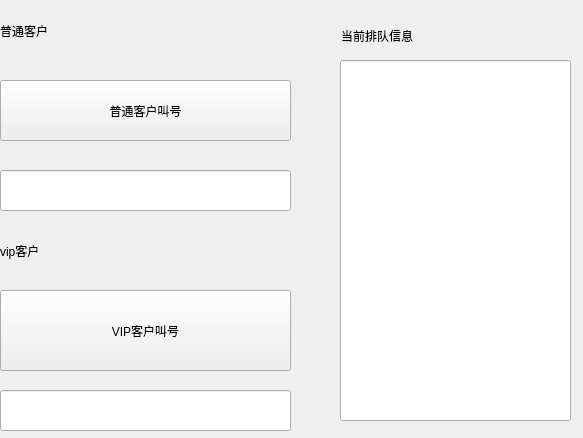
<?xml version="1.0" encoding="UTF-8"?>
<ui version="4.0">
 <class>Widget</class>
 <widget class="QWidget" name="Widget">
  <property name="geometry">
   <rect>
    <x>0</x>
    <y>0</y>
    <width>583</width>
    <height>438</height>
   </rect>
  </property>
  <property name="sizePolicy">
   <sizepolicy hsizetype="Expanding" vsizetype="Expanding">
    <horstretch>0</horstretch>
    <verstretch>0</verstretch>
   </sizepolicy>
  </property>
  <property name="windowTitle">
   <string>Widget</string>
  </property>
  <widget class="QLineEdit" name="lineEdit_3">
   <property name="geometry">
    <rect>
     <x>340</x>
     <y>60</y>
     <width>231</width>
     <height>361</height>
    </rect>
   </property>
  </widget>
  <widget class="QLabel" name="label_3">
   <property name="geometry">
    <rect>
     <x>341</x>
     <y>20</y>
     <width>241</width>
     <height>31</height>
    </rect>
   </property>
   <property name="text">
    <string>当前排队信息</string>
   </property>
  </widget>
  <widget class="QPushButton" name="pushButton_2">
   <property name="geometry">
    <rect>
     <x>0</x>
     <y>290</y>
     <width>291</width>
     <height>81</height>
    </rect>
   </property>
   <property name="sizePolicy">
    <sizepolicy hsizetype="Expanding" vsizetype="Expanding">
     <horstretch>0</horstretch>
     <verstretch>0</verstretch>
    </sizepolicy>
   </property>
   <property name="text">
    <string>VIP客户叫号</string>
   </property>
  </widget>
  <widget class="QLineEdit" name="lineEdit_2">
   <property name="geometry">
    <rect>
     <x>0</x>
     <y>390</y>
     <width>291</width>
     <height>41</height>
    </rect>
   </property>
   <property name="sizePolicy">
    <sizepolicy hsizetype="Expanding" vsizetype="Expanding">
     <horstretch>0</horstretch>
     <verstretch>0</verstretch>
    </sizepolicy>
   </property>
  </widget>
  <widget class="QLabel" name="label">
   <property name="geometry">
    <rect>
     <x>0</x>
     <y>0</y>
     <width>291</width>
     <height>61</height>
    </rect>
   </property>
   <property name="sizePolicy">
    <sizepolicy hsizetype="Preferred" vsizetype="Expanding">
     <horstretch>0</horstretch>
     <verstretch>0</verstretch>
    </sizepolicy>
   </property>
   <property name="text">
    <string>普通客户</string>
   </property>
  </widget>
  <widget class="QPushButton" name="pushButton">
   <property name="geometry">
    <rect>
     <x>0</x>
     <y>80</y>
     <width>291</width>
     <height>61</height>
    </rect>
   </property>
   <property name="sizePolicy">
    <sizepolicy hsizetype="Expanding" vsizetype="Expanding">
     <horstretch>0</horstretch>
     <verstretch>0</verstretch>
    </sizepolicy>
   </property>
   <property name="text">
    <string>普通客户叫号</string>
   </property>
  </widget>
  <widget class="QLineEdit" name="lineEdit">
   <property name="geometry">
    <rect>
     <x>0</x>
     <y>170</y>
     <width>291</width>
     <height>41</height>
    </rect>
   </property>
   <property name="sizePolicy">
    <sizepolicy hsizetype="Preferred" vsizetype="Preferred">
     <horstretch>0</horstretch>
     <verstretch>0</verstretch>
    </sizepolicy>
   </property>
  </widget>
  <widget class="QLabel" name="label_2">
   <property name="geometry">
    <rect>
     <x>0</x>
     <y>230</y>
     <width>291</width>
     <height>41</height>
    </rect>
   </property>
   <property name="sizePolicy">
    <sizepolicy hsizetype="Expanding" vsizetype="Expanding">
     <horstretch>0</horstretch>
     <verstretch>0</verstretch>
    </sizepolicy>
   </property>
   <property name="text">
    <string>vip客户</string>
   </property>
  </widget>
 </widget>
 <layoutdefault spacing="6" margin="11"/>
 <resources/>
 <connections/>
</ui>
